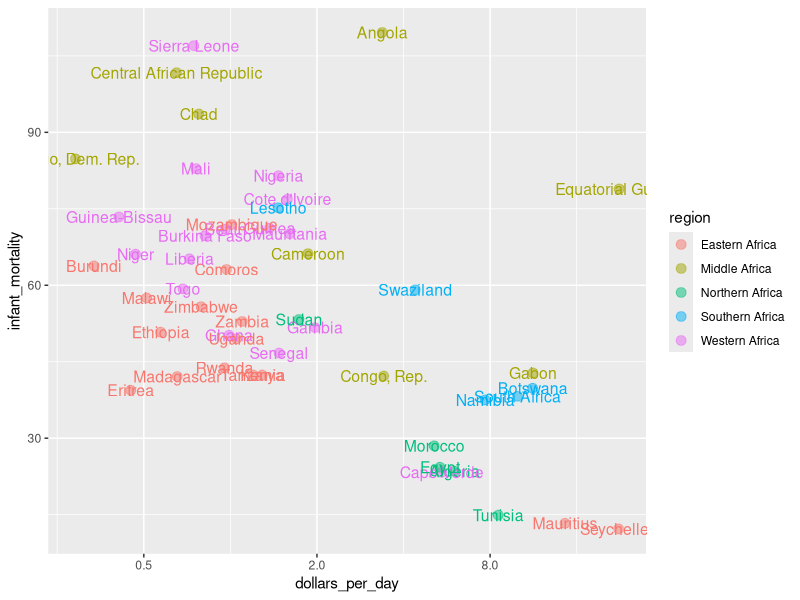

Write R code to recreate this figure.
## Cargamos las librerías y seleccionamos los datos
library(dplyr)
library(ggplot2)
library(dslabs)
data(gapminder)

## Creamos el nuevo dataset
gapminder_africa_2010 <- gapminder %>% 
            mutate(dollars_per_day = gdp / population / 365) %>%
                filter(year == 2010 & continent == "Africa" & !is.na(gdp))

## Scatterplot por region
gapminder_africa_2010 %>%
  ggplot(aes(dollars_per_day, infant_mortality,
        color = region, label = country)) +
  scale_x_continuous(trans = "log2") + # Cambiamos la escala de x
  geom_point(alpha = 0.5, size = 3) +
  geom_text(size = 4, show.legend = FALSE)
